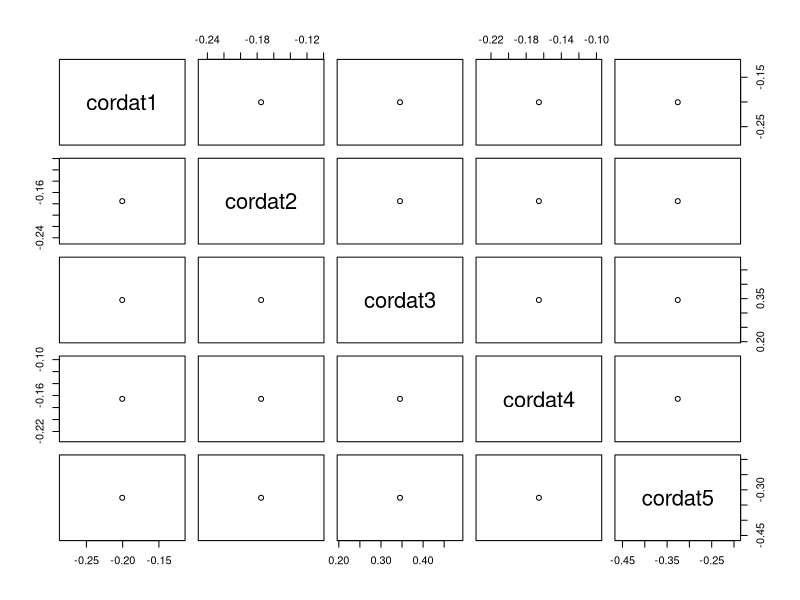
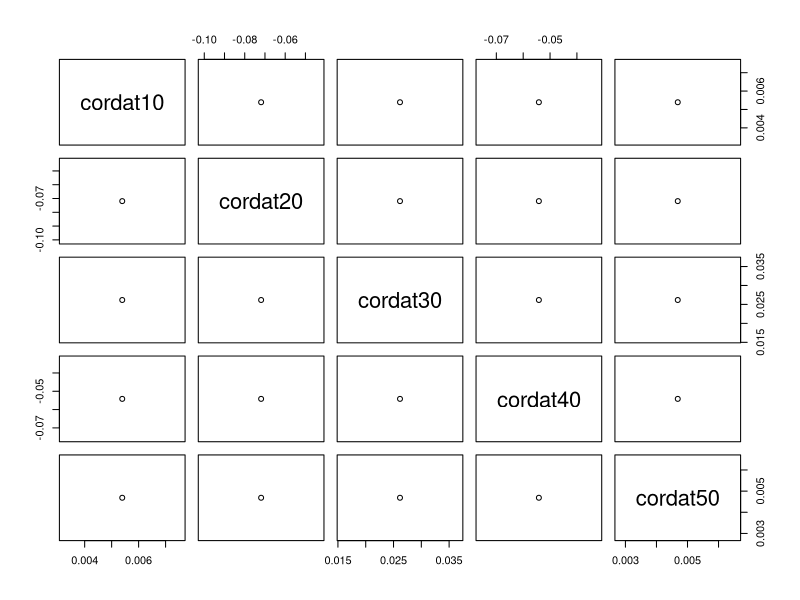
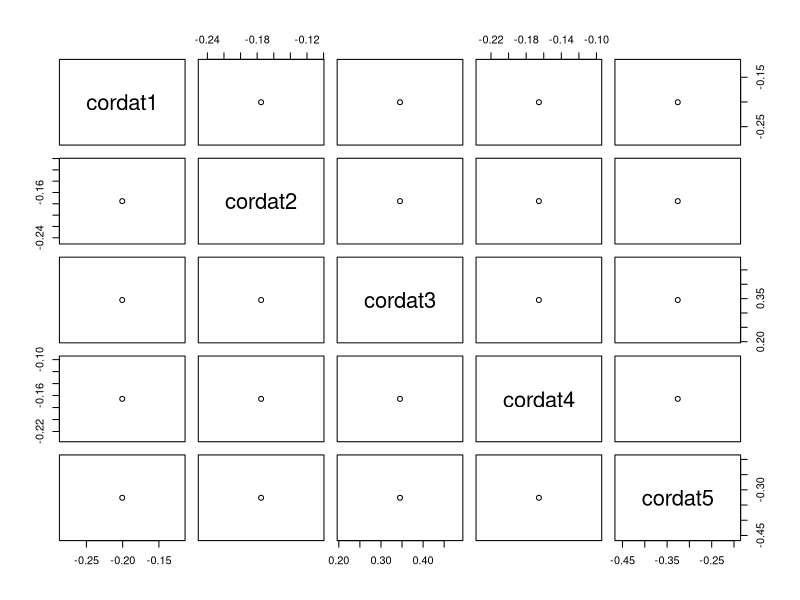
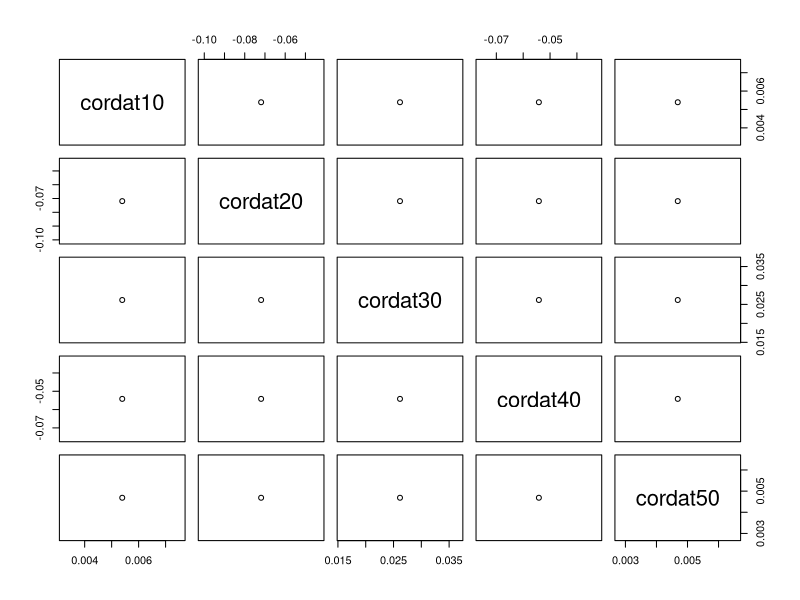
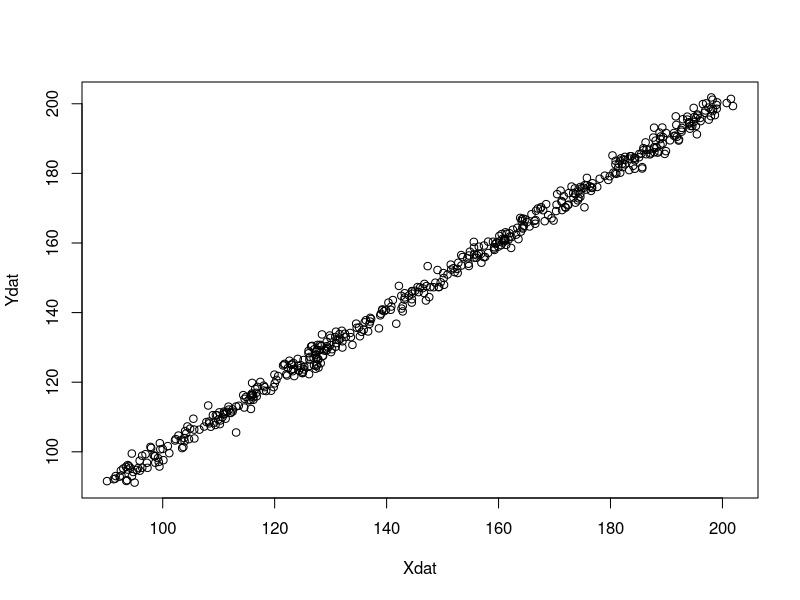

The R script that drew these images, in order:
## ---- chunk 1
knitr::opts_chunk$set(echo = TRUE)
## ---- chunk 2
## Create 2 random variables with 20 observation with 5 repetitions

##  Repetition 1
X1 <- rnorm(20, 4.6, 5)
X2 <- rnorm(20, 0.5, 1.2)


data1 <- data.frame(X1,X2)

# Correlation coefficient 1
cordat1 <- cor(data1$X1,data1$X2)

# Repetition 2
X3<- rnorm(20, 8, 7)
X4 <- rnorm(20, 6.5, 2)
data2 <- data.frame(X3,X4)

cordat2 <- cor(data2$X3,data2$X4)

# Repetition 3
X5<- rnorm(20, 9.5, 8.4)
X6 <- rnorm(20, 12.5, 7.2)
data3 <- data.frame(X5,X6)

cordat3 <- cor(data3$X5,data3$X6)

# Repetition 4
X7<- rnorm(20, 13.5, 0.4)
X8 <- rnorm(20, 2.5, 0.2)
data4 <- data.frame(X7,X8)

cordat4 <- cor(data4$X7,data4$X8)

# Repetition 5
X9<- rnorm(20, 3.5, 2.4)
X10 <- rnorm(20, 9.5, 6.2)
data5 <- data.frame(X9,X10)

cordat5 <- cor(data5$X9,data5$X10)


cor_res <- data.frame(cordat1,cordat2,cordat3, cordat4, cordat5)

cor_res

plot(cor_res)

stdev <- sd(cor_res)

cat("The standard deviation of the correlation coefficient:", stdev)

avg <- apply(cor_res,1, FUN = mean)

cat("The average of the correlation coefficient:", avg)

## ---- chunk 3
## Create random 2 random variables with sample size of 1000 in 5 repetitions

# Repetition 1
X10 <- rnorm(1000, 4.6, 5)
X20 <- rnorm(1000, 0.5, 1.2)


data10 <- data.frame(X10,X20)

# Correlation coefficient 1
cordat10 <- cor(data10$X10,data10$X20)

# Repetition 2
X30<- rnorm(1000, 8, 7)
X40 <- rnorm(1000, 6.5, 2)
data20 <- data.frame(X30,X40)

cordat20 <- cor(data20$X30,data20$X40)

# Repetition 3
X50<- rnorm(1000, 9.5, 8.4)
X60 <- rnorm(1000, 12.5, 7.2)
data30 <- data.frame(X50,X60)

cordat30 <- cor(data30$X50,data30$X60)

# Repetition 4
X70<- rnorm(1000, 13.5, 0.4)
X80 <- rnorm(1000, 2.5, 0.2)
data40 <- data.frame(X70,X80)

cordat40 <- cor(data40$X70,data40$X80)

# Repetition 5
X90<- rnorm(1000, 3.5, 2.4)
X100 <- rnorm(1000, 9.5, 6.2)
data50 <- data.frame(X90,X100)

cordat50 <- cor(data50$X90,data50$X100)



cor_res2 <- data.frame(cordat10,cordat20,cordat30, cordat40, cordat50)
cor_res2

plot(cor_res2)

stdev2 <- sd(cor_res2)

cat("The standard deviation of the correlation coefficient:", stdev2)

avg2 <- apply(cor_res2,1, FUN = mean)

cat("The average of the correlation coefficient:", avg2)

## ---- chunk 4
### Sample size 20
plot(cor_res)

### Sample size 1000

plot(cor_res2)
## ---- chunk 5
cat("The standard deviation of the correlation coefficients of 20 sample size:", stdev)
cat("The standard deviation of the correlation coefficient of 1000 sample size:", stdev2)
cat("The average of the correlation coefficient of 20 sample size:", avg)
cat("The average of the correlation coefficient of 1000 sample size:", avg2)

## ---- chunk 6
Z <- runif(500, 90, 200)

Xdat <- Z + rnorm(500,0.4, 1.2)

Ydat <- Z + rnorm(500,0.7, 1.5)

corXY <- cor(Xdat,Ydat)
cat("The correlation between X and Y is :", corXY)
plot(Xdat,Ydat)

cat("The correlation between Z and X is :", cor(Z,Xdat))
cat("The correlation between Z and Y is :", cor(Z,Ydat))

